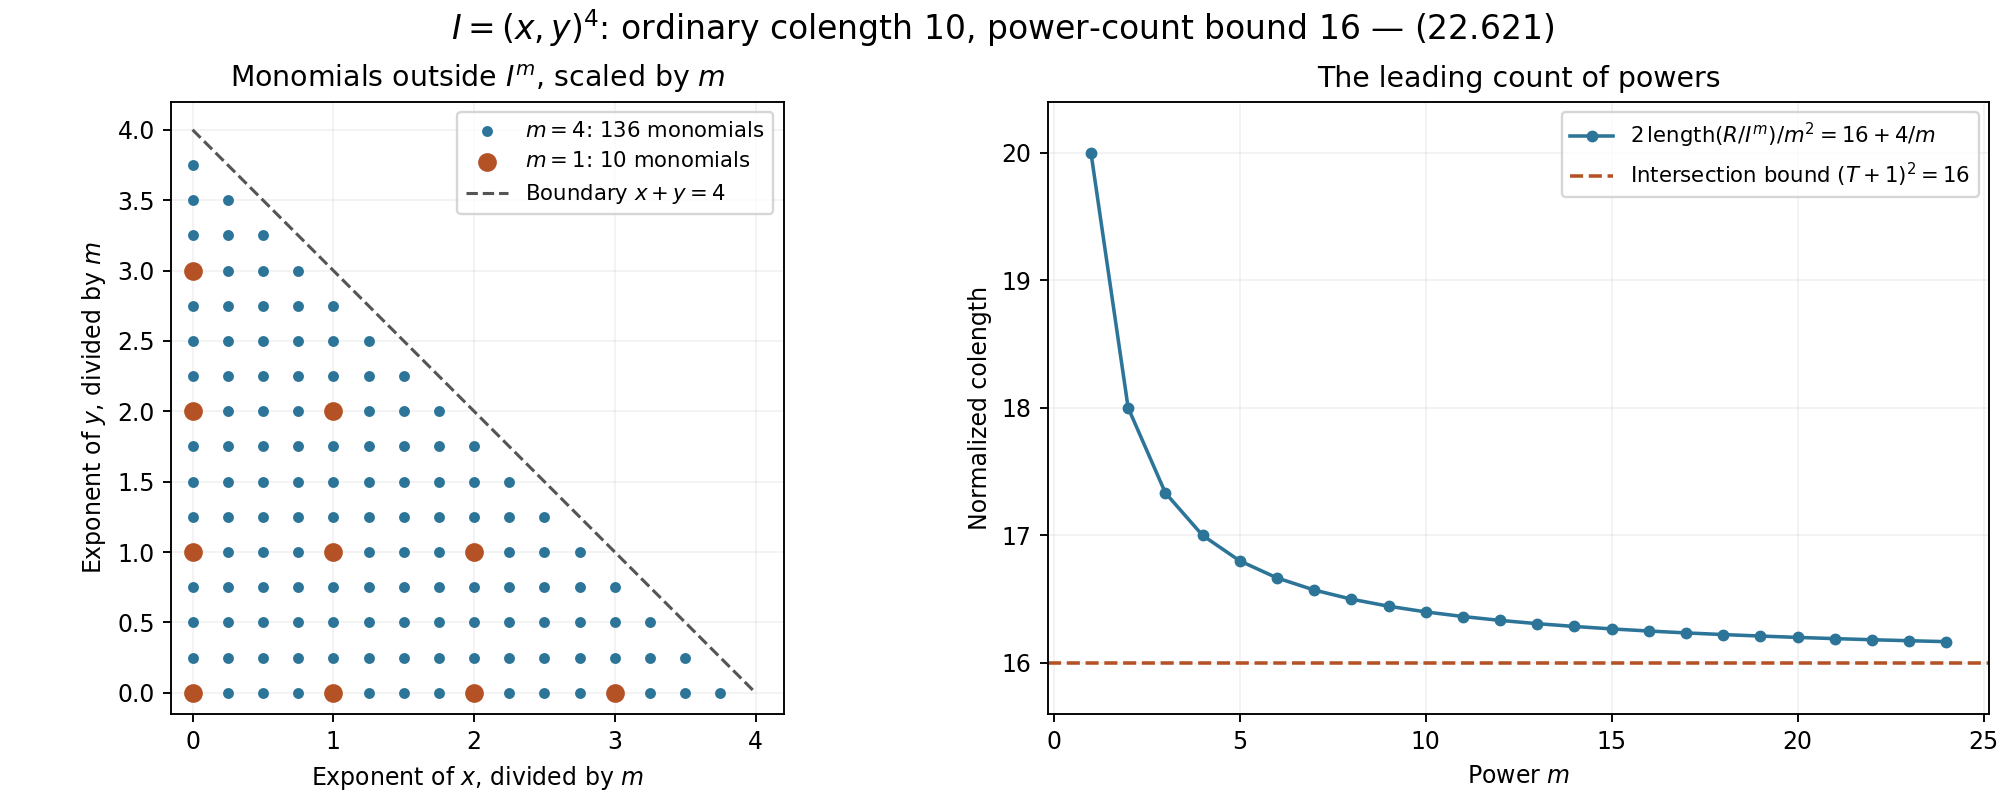

Source code (Python):
"""Figure22.17: exact monomial counts underlying the multiplicity bound."""
from pathlib import Path
import numpy as np
import matplotlib
matplotlib.use('Agg')
import matplotlib.pyplot as plt

base=Path(__file__).resolve().parent
fig,ax=plt.subplots(1,2,figsize=(11.8,4.7),constrained_layout=True)
for m,color,size in [(4,'#2c7599',13),(1,'#b55225',48)]:
    pts=np.array([(i/m,j/m) for i in range(4*m) for j in range(4*m-i)])
    ax[0].scatter(pts[:,0],pts[:,1],s=size,c=color,label=fr'$m={m}$: {len(pts)} monomials',zorder=m==1 and 3 or 2)
ax[0].plot([0,4],[4,0],'--',color='#555',lw=1.3,label=r'Boundary $x+y=4$')
ax[0].set(xlim=(-.15,4.2),ylim=(-.15,4.2),xlabel=r'Exponent of $x$, divided by $m$',ylabel=r'Exponent of $y$, divided by $m$',title=r'Monomials outside $I^m$, scaled by $m$')
ax[0].set_aspect('equal');ax[0].legend(loc='upper right',fontsize=9)
m=np.arange(1,25)
scaled=16+4/m
ax[1].plot(m,scaled,'o-',color='#2c7599',ms=4,label=r'$2\,\mathrm{length}(R/I^m)/m^2=16+4/m$')
ax[1].axhline(16,color='#b55225',ls='--',label=r'Intersection bound $(T+1)^2=16$')
ax[1].set(xlabel=r'Power $m$',ylabel='Normalized colength',ylim=(15.6,20.4),title='The leading count of powers')
ax[1].legend(fontsize=9)
for a in ax:a.grid(alpha=.15)
fig.suptitle(r'$I=(x,y)^4$: ordinary colength $10$, power-count bound $16$ — (22.621)',fontsize=14)
fig.savefig(base/'elliptic-parameter-region.png',dpi=170);plt.close(fig)
print('Saved Figure22.17')
